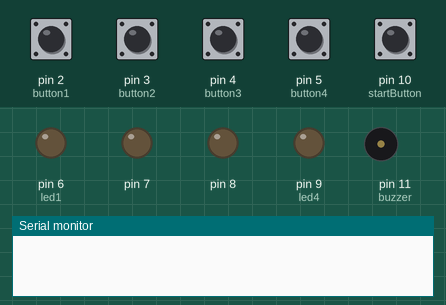
Recording of a sketch running on a simulated Arduino Uno, built with avr-gcc and run on an emulated ATmega328P. Shown: output pins drawn as LEDs (lit = HIGH), buzzer (waves = sounding), the last lines printed to the serial monitor. The test bench sets the inputs (shaded band); at power-on: pin 2 (button1), pin 3 (button2), pin 4 (button3), pin 5 (button4), pin 10 (startButton) HIGH. Random numbers use the default seed unless the sketch sets one.

Above: at 1.2 s.
1.3 s: pin 10 (startButton) pulled LOW for 0.15 s
At 3.4 s:
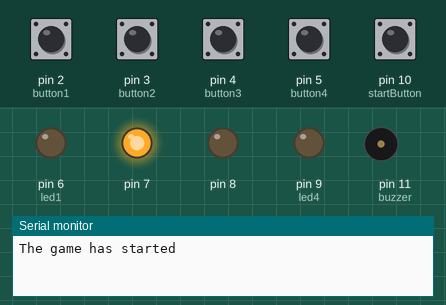
At 26.6 s:
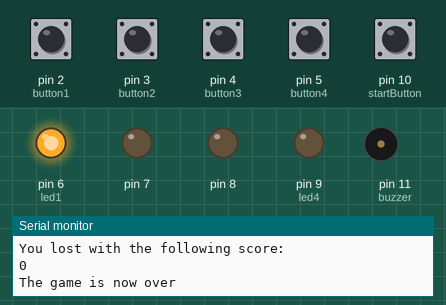
Timing chart, 0 to 27.8 s (numbered marks = the images above; inputs shaded):
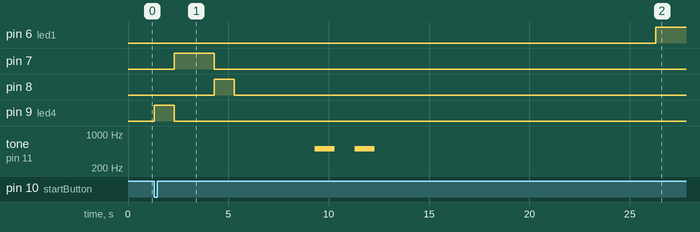

Measured:
- after the input at 1.3 s, pin 7: LOW → HIGH after 1.0 s, → LOW 2.0 s later; pin 8: LOW → HIGH after 3.0 s, → LOW 1.0 s later; pin 9 (led4): LOW → HIGH at once, → LOW 1.0 s later; tone on pin 11 (buzzer): alternates 500 Hz for 1.0 s and silent for 1.0 s, 4 changes in all, then stays silent, starting after 8.0 s

The sketch:

MemoryGameV4.0.ino
```cpp
int led1 = 6;
int led2 = 7;
int led3 = 8;
int led4 = 9;

int button1 = 2;
int button2 = 3;
int button3 = 4;
int button4 = 5;
int startButton = 10;

int buzzer = 11;

int sol1 = 0;
int sol2 = 0;
int sol3 = 0;
int sol4 = 0;

int input1 = 0;
int input2 = 0;
int input3 = 0;
int input4 = 0;

int buttonPressed = 6;
int difficulty = 1;
int ledSpeed = 1000;
int score = 0;

boolean changingDifficulty = false;
boolean gameActive = false;
boolean displayedSolution = false;
boolean waitingInput = false;
boolean victory = false;
boolean defeat = false;

void setup() {
  Serial.begin(9600);

  for(int i = 6; i < 10; ++i){ // Initializing all leds
    pinMode(i, OUTPUT);
  }

  for(int i = 2; i < 6; ++i){ // Initialzing all buttons
    pinMode(i, INPUT);
    pinMode(i, INPUT_PULLUP);
  }
  pinMode(startButton, INPUT);
  pinMode(startButton, INPUT_PULLUP);

  pinMode(buzzer, OUTPUT);

}

void loop() {
  checkStartButton();
  while(changingDifficulty == true){
    displayDifficulty();
    changeDifficulty();
    checkButtonsPressed();
    if(buttonPressed == 5){
      changingDifficulty = false;
      gameActive = true;
    }
  }
  while(gameActive == true){
    Serial.println("The game has started");
    allLedsOut();
    Solution();
    displaySolution();
    if(displayedSolution == true){
      waitingInput = true;
    }
    while(waitingInput == true){
      input1 = getUserInput();
      input2 = getUserInput();
      input3 = getUserInput();
      input4 = getUserInput();
      waitingInput = false;
    }
    checkInput();
    if(victory == true){
      tone(buzzer, 1000, 500);
      delay(1000);
      tone(buzzer, 1000, 500);
      delay(1000);
      tone(buzzer, 1000, 500);
      delay(1000);
      tone(buzzer, 1000, 500);
      delay(1000);
      Serial.println("You won");
      Serial.println("The game is now over");
      delay(5000);
      victory = false;
      score = 0;
      sol1 = 0;
      sol2 = 0;
      sol3 = 0;
      sol4 = 0;
      input1 = 0;
      input2 = 0;
      input3 = 0;
      input4 = 0;
      gameActive = false;
    }
    if(defeat == true){
      tone(buzzer, 500, 1000);
      delay(2000);
      tone(buzzer, 500, 1000);
      Serial.println("You lost with the following score:");
      Serial.println(score);
      Serial.println("The game is now over");
      delay(5000);
      defeat = false;
      score = 0;
      sol1 = 0;
      sol2 = 0;
      sol3 = 0;
      sol4 = 0;
      input1 = 0;
      input2 = 0;
      input3 = 0;
      input4 = 0;
      gameActive = false;
    }
  }
}

void checkButtonsPressed(){ // This function will check all buttons if they are pressed or not
  if(digitalRead(button1) == HIGH){
    buttonPressed = 1;
  }
  else if(digitalRead(button2) == HIGH){
    buttonPressed = 2;
  }
  else if(digitalRead(button3) == HIGH){
    buttonPressed = 3;
  }
  else if(digitalRead(button4) == HIGH){
    buttonPressed = 4;
  }
  else if(digitalRead(startButton) == HIGH){
    buttonPressed = 5;
  }
  else{
    buttonPressed = 6;
  }
}

void checkStartButton(){ // This function will check if the start button has been pressed longer then 5 seconds
  checkButtonsPressed();
  int held = 0;
  while(digitalRead(startButton) == HIGH && held <100){
      delay(100);
      held++;

      if(held < 50){
        changingDifficulty = false;
        gameActive = true;
      }else{
        changingDifficulty = true;
      }
    }
}

void displayDifficulty(){ // This function will display the current difficulty
  switch(difficulty){
    case 1:
      digitalWrite(led1, HIGH);
      for(int i = 7; i < 10; ++i){
        digitalWrite(i, LOW);
      }
      break;
    case 2:
      for(int i = 6; i < 8; ++i){
        digitalWrite(i, HIGH);
      }
      for(int i = 8; i < 10; ++i){
        digitalWrite(i, LOW);
      }
      break;
    case 3:
      for(int i = 6; i < 9; ++i){
        digitalWrite(i, HIGH);
      }
      digitalWrite(led4, LOW);
      break;
    case 4:
      for(int i = 6; i < 10; ++i){
        digitalWrite(i, HIGH);
      }
      break;
  }
}

void changeDifficulty(){ // This function will change the difficulty
  checkButtonsPressed();
  switch(buttonPressed){
    case 1:
      difficulty = 1;
      break;
    case 2:
      difficulty = 2;
      break;
    case 3:
      difficulty = 3;
      break;
    case 4:
      difficulty = 4;
      break;
    default:
      difficulty = difficulty;
      break;
  }
  changeLedSpeed();
}

void changeLedSpeed(){ // This function will change the duration that the led is active

  switch(difficulty){
    case 1:
      ledSpeed = 1000;
      break;
    case 2:
      ledSpeed = 750;
      break;
    case 3:
      ledSpeed = 500;
      break;
    case 4:
      ledSpeed = 250;
      break;
  }
}

void checkInput(){
  if(input1 == sol1){
    ++score;
  }
  if(input2 == sol2){
    ++score;
  }
  if(input3 == sol3){
    ++score;
  }
  if(input4 == sol4){
    ++score;
  }
  if(score == 4){
    victory = true;
  }else{
    defeat = true;
  }
}

int getUserInput(){ // This function will get the users input
  boolean btnPressed = false;
  int result = 0;
  int held = 0;
  while(btnPressed == false){
    while(digitalRead(button1) == HIGH && held <10){
      delay(100);
      held++;

      if(held < 10){
        result = button1 - 1;
        btnPressed = true;
      }
    }
    while(digitalRead(button2) == HIGH && held <10){
      delay(100);
      held++;

      if(held < 10){
        result = button2 - 1;
        btnPressed = true;
      }
    }
    while(digitalRead(button3) == HIGH && held <10){
      delay(100);
      held++;

      if(held < 10){
        result = button3 - 1;
        btnPressed = true;
      }
    }
    while(digitalRead(button4) == HIGH && held <10){
      delay(100);
      held++;

      if(held < 10){
        result = button4 - 1;
        btnPressed = true;
      }
    }
  }
  return result;
}

void displaySolution(){ // This function will display the random order of leds
  digitalWrite(sol1 + 5, HIGH);
  delay(ledSpeed);
  digitalWrite(sol1 + 5, LOW);
  digitalWrite(sol2 + 5, HIGH);
  delay(ledSpeed);
  digitalWrite(sol2 + 5, LOW);
  digitalWrite(sol3 + 5, HIGH);
  delay(ledSpeed);
  digitalWrite(sol3 + 5, LOW);
  digitalWrite(sol4 + 5, HIGH);
  delay(ledSpeed);
  digitalWrite(sol4 + 5, LOW);
  displayedSolution = true;
}

void Solution(){ // This function will fetch 4 random values
  sol1 = randomNumber();
  sol2 = randomNumber();
  sol3 = randomNumber();
  sol4 = randomNumber();
}

int randomNumber(){ // This function will generate a random number between 0 and 4
  return random(1,5);
}

void allLedsOut(){ // This function will dim all leds
  for(int i = 1; i < 5; ++i){
    digitalWrite(i + 5, LOW);
  }
}
```
